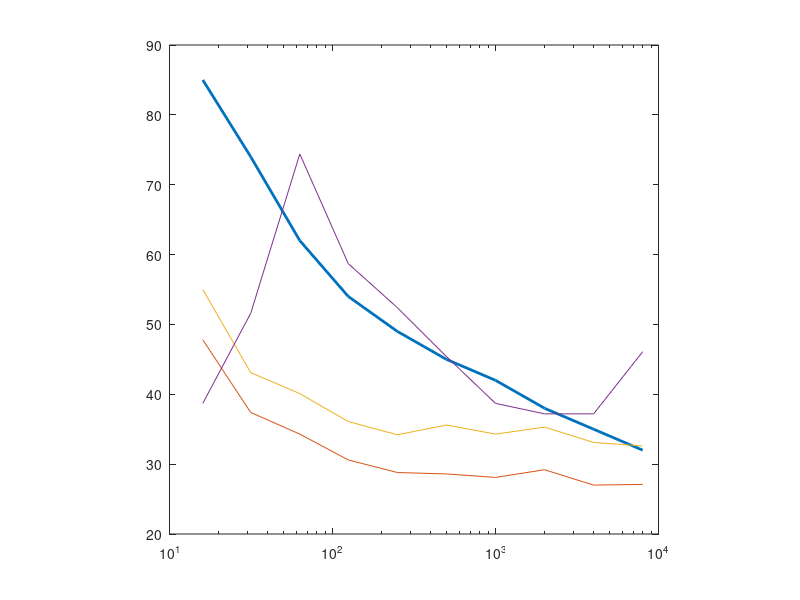

Source code (MATLAB): (Note: this script raises an error after producing the figure.)
close all;

CAL = -2.3;

cent_freq = [16, 31.5, 63, 125, 250, 500, 1000, 2000, 4000, 8000];
dB40 = [85, 74, 62, 54, 49, 45, 42, 38 ,35, 32];
room_a = [50.1, 39.7, 36.6, 32.9, 31.1, 30.9, 30.4, 31.5, 29.3, 29.4] + CAL; 
room_b = [57.3, 45.4, 42.4, 38.4, 36.5, 37.9, 36.6, 37.6, 35.4, 34.9] + CAL;
reverb = [41  , 53.9, 76.7, 61  , 54.7, 47.7, 41  , 39.5, 39.5, 48.4] + CAL;

SIL_a = mean(room_a(6:9));
SIL_b = mean(room_b(6:9));
SIL_r = mean(reverb(6:9));

figure;
semilogx(cent_freq, dB40, "LineWidth", 2); axis square;
hold on;
semilogx(cent_freq, room_a);
semilogx(cent_freq, room_b);
semilogx(cent_freq, reverb);
yline(SIL_a+3, 'label', "Rumble A", 'LineStyle', '--');
yline(SIL_b+3, 'label', "Rumble B", 'LineStyle', '--');
yline(SIL_r+3, 'label', "Rumble Rev", 'LineStyle', '--');

xlim([10, 14e3]);
ylim([0, 100]);

xticks(cent_freq);

title("Room Octave Band NCB Check");
ylabel("SPL");
xlabel("Frequency (Hz)");

legend(["40 dB NCB Curve", "Room A", "Room B", "Reverb Chamber"]);
